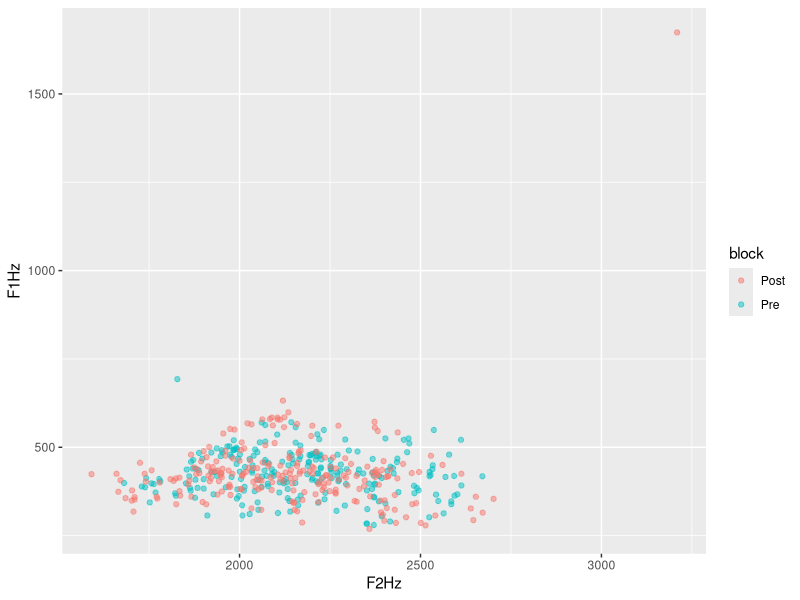
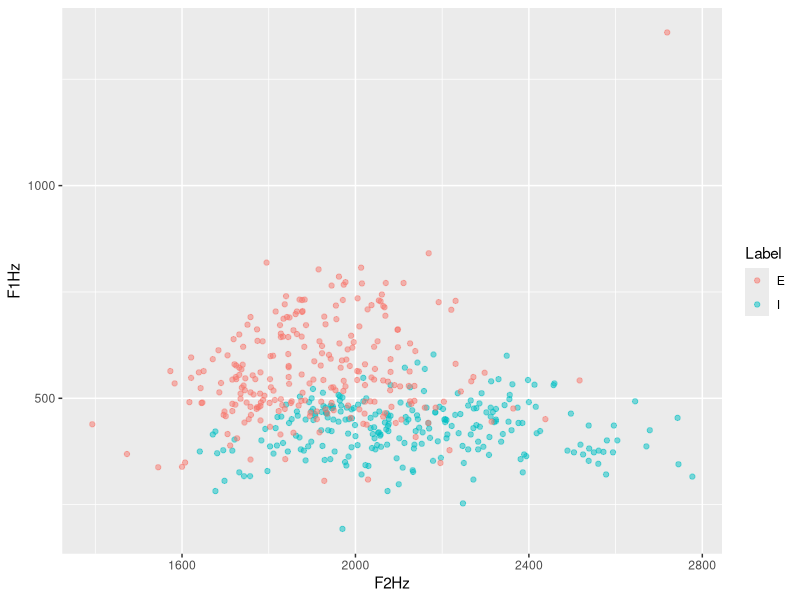
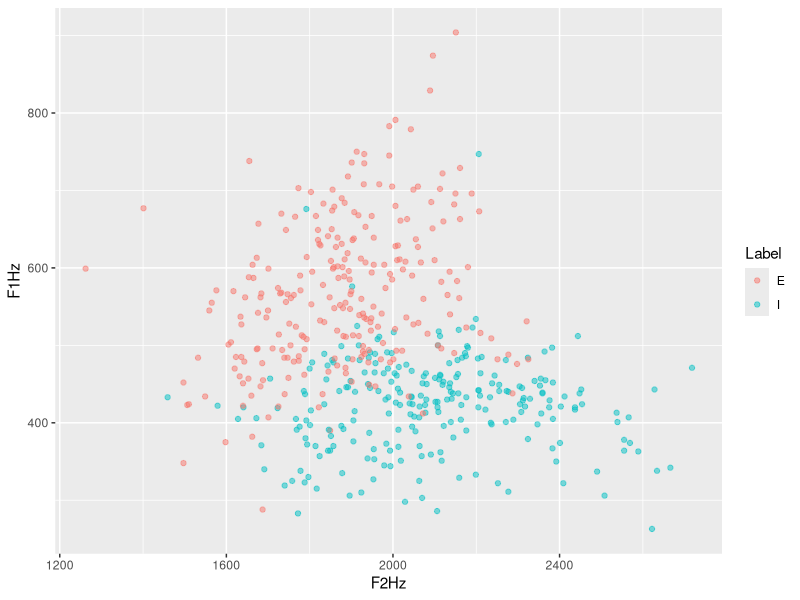
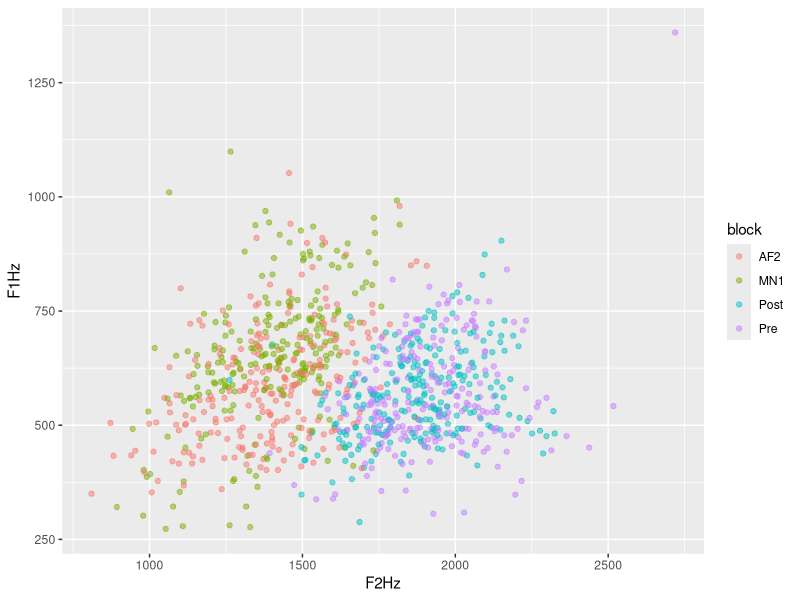
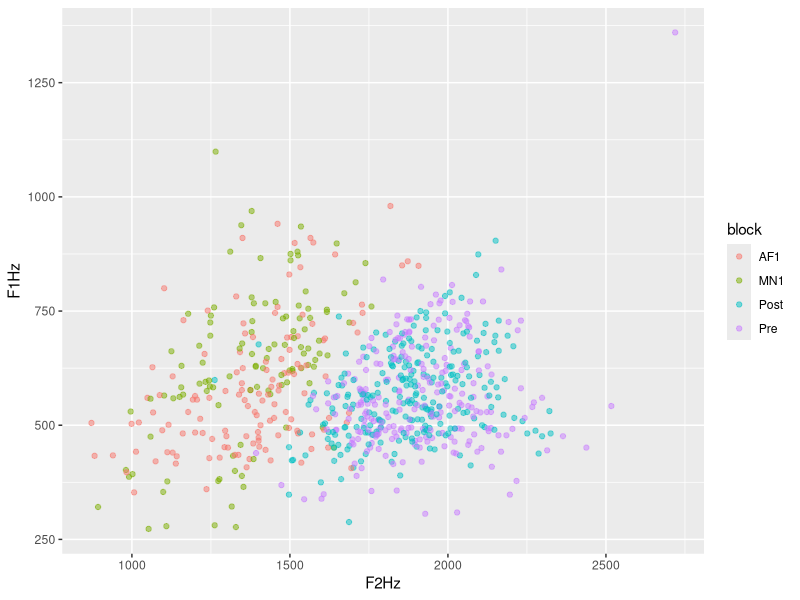
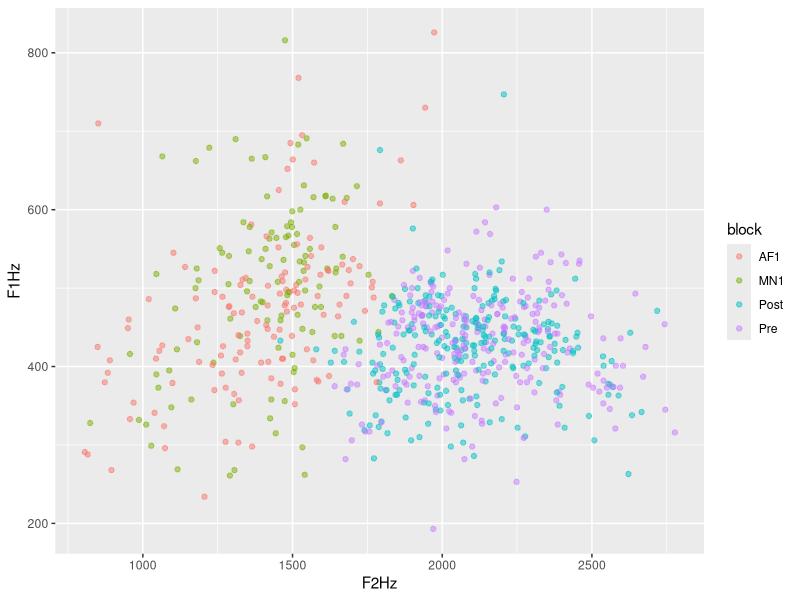
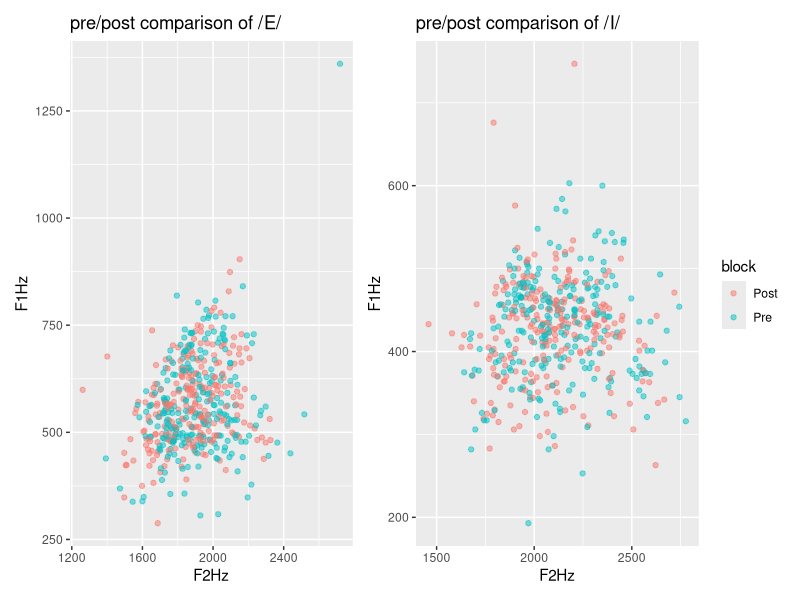

Write R code to recreate these figures, in order. (Note: this script raises an error after producing the figures.)
## ---- chunk 1
library(dplyr)
fi<- read.csv("allFemaleI.csv", header = TRUE, sep = "\t")
fig<- fi |> mutate(gender = c(rep("F", times = nrow(fi))))
  
fe <- read.csv("allFemaleE.csv", header = TRUE, sep = "\t")
feg<- fe |> mutate(gender = c(rep("F", times = nrow(fe))))

mi<- read.csv("allMaleI.csv", header = TRUE, sep = "\t")
  mig<- mi |> mutate(gender = c(rep("M", times = nrow(mi))))

me <- read.csv("allMaleE.csv", header = TRUE, sep = "\t")
meg<- me |> mutate(gender = c(rep("M", times = nrow(me))))

mfie<- rbind(fig, feg, mig, meg)

#extract the fileName column
#fileNames<- rcds |> select(fileName)
#head(fileNames)
## ---- chunk 2
prod <- read.table(text = as.character(mfie$fileName), sep = "_")
head(prod)

### removing the ".wav" from the final column
#```{r}
#library(stringr)
#library(dplyr)
#prod <- prod %>% 
#  mutate(V5 =
#   str_sub(prod$V5, end=-5)
#  )
#head(prod)
## ---- chunk 3
#removing column 1 because it's just "subj"
newcols <- prod %>% 
  select(-V1)
colnames(newcols)

#revert the "Post" and the "seq" for posttest items 
#if v5 = post, v5 = v4, v4 = v5
correctPost <- newcols |> 
  mutate(V51 = ifelse(V5 == "Post", V4, V5),
         V4 = ifelse(V5 == "Post", V5, V4)) |> 
  select(-V5) |> 
  rename("V5" = "V51")

head(correctPost)

#rename new columns accordingly
nc<- correctPost %>% 
  rename("subj" = "V2",
         "word" = "V3",
         "block" = "V4",
         "seq" = "V5")

head(nc)


allcol<- as.data.frame(cbind(mfie$fileName, nc))|> rename("fileName"="mfie$fileName")
colnames(allcol)

df <- full_join(allcol, mfie, by = "fileName") |> rename("F0Hz" = "F0.Hz.", "F1Hz" = "F1.Hz.", "F2Hz" = "F2.Hz.", "F1Bark" = "F1.Bark.", "F2Bark" = "F2.Bark.")

#add column about BB condition

d <- df |> 
   mutate(
    BB = case_when(
      subj == "2" ~ "BB",
      subj == "4" ~ "BB",
      subj == "5" ~ "BB",
      subj == "9" ~ "BB",
      subj == "10" ~ "BB",
      subj == "12" ~ "BB",
      subj == "13" ~ "BB",
      subj == "14" ~ "BB",
      subj == "15" ~ "BB",
      subj == "16" ~ "BB",
      subj == "17" ~ "BB",
      subj == "19" ~ "BB",
      subj == "22" ~ "BB",
      subj == "25" ~ "BB",
      subj == "28" ~ "BB",
      subj == "32" ~ "BB",
      subj == "33" ~ "BB",
      subj == "34" ~ "BB",
      subj == "37" ~ "BB",
      subj == "39" ~ "BB",
      subj == "41" ~ "BB",
      subj == "42" ~ "BB",
      subj == "44" ~ "BB",
      subj == "45" ~ "BB",
      subj == "48" ~ "BB",
      subj == "52" ~ "BB",
      subj == "53" ~ "BB",
      subj == "55" ~ "BB",
      subj == "58" ~ "BB",
      subj == "59" ~ "BB",
      subj == "60" ~ "BB",
      TRUE ~ "NB")
   )

## ---- chunk 4
library(ggplot2)
#NB group pre and post
nbpre<- d |> filter(BB == "NB", block == "Pre", Label == "I")
nbpost <- d |> filter(BB == "NB", block == "Post", Label == "I")
nb <- rbind(nbpre, nbpost)

ggplot(data = nb, aes(x = F2Hz, y = F1Hz, color = block))+
  geom_point(alpha = 0.5)
## ---- chunk 5
#BB group pre and post
bbpre<- d |> filter(BB == "BB", block == "Pre") #, Label == "E")
bbpost <- d |> filter(BB == "BB", block == "Post") #,Label == "E")
bb <- rbind(bbpre, bbpost)

#contrast at pretest for BB group
ggplot(data = bbpre, aes(x = F2Hz, y = F1Hz, color = Label))+
  geom_point(alpha = 0.5)

#contrast at posttest for BB group
ggplot(data = bbpost, aes(x = F2Hz, y = F1Hz, color = Label))+
  geom_point(alpha = 0.5)

## ---- chunk 6
library(ggplot2)
#BB group pretest and test
bbprentest<- d |> filter(BB == "BB", Label == "E")
#nrow(bbprentest)

ggplot(data = bbprentest, aes(x = F2Hz, y = F1Hz, color = block))+
  geom_point(alpha = 0.5)
## ---- chunk 7
d |> count(subj)
## ---- chunk 8

#define a function
#correctBlocks <- function(n) {

mn2subj <- c("2", "3", "5", "6", "8", "9", "10", "12", "15", "17", "19", "26", "30", "31", "33", "35", "38", "40", "42", "43", "46", "48", "50", "51", "52", "53", "54", "56", "58", "60")

db <-  d |> 
  mutate(
    block = case_when(
      subj %in% mn2subj & block == "MN1" ~ "MN2",
      subj %in% mn2subj & block == "AF2" ~ "AF1",
      subj %in% mn2subj & block == "Pre" ~ "Pre",
      subj %in% mn2subj & block == "Post" ~ "Post",
      !(subj %in% mn2subj) & block == "MN1" ~ "MN1",
      !(subj %in% mn2subj) & block == "AF2" ~ "AF2",
      !(subj %in% mn2subj) & block == "Pre" ~ "Pre",
      !(subj %in% mn2subj) & block == "Post" ~ "Post"
    )
    )
#}
## ---- chunk 9
#check if all subjects are coded correctly

db |> filter(block == "MN2") |> count(subj)
## ---- chunk 10
library(ggplot2)
# /E/ in BB group pretest and test
bbprentest<- db |> filter(BB == "BB", Label == "E") |> filter(block == "Pre" | block == "AF1" | block == "MN1" | block == "Post")
#nrow(bbprentest)

ggplot(data = bbprentest, aes(x = F2Hz, y = F1Hz, color = block))+
  geom_point(alpha = 0.5)

# /I/ in BB group pretest and test
bbprentest<- db |> filter(BB == "BB", Label == "I") |> filter(block == "Pre" | block == "AF1" | block == "MN1" | block == "Post")
#nrow(bbprentest)

ggplot(data = bbprentest, aes(x = F2Hz, y = F1Hz, color = block))+
  geom_point(alpha = 0.5)
## ---- chunk 11
#BB group, pre vs post, both phonemes
library(patchwork)
bbprentestE<- db |> filter(BB == "BB", Label == "E") |> filter(block == "Pre" | block == "Post")
bbprentestI<- db |> filter(BB == "BB", Label == "I") |> filter(block == "Pre" | block == "Post")
#nrow(bbprentest)

p1 <- ggplot(data = bbprentestE, aes(x = F2Hz, y = F1Hz, color = block))+
  geom_point(alpha = 0.5) + ggtitle("pre/post comparison of /E/")+theme(legend.position="none")

p2 <- ggplot(data = bbprentestI, aes(x = F2Hz, y = F1Hz, color = block))+
  geom_point(alpha = 0.5)+ ggtitle("pre/post comparison of /I/")

p1 + p2 
## ---- chunk 12
#blocks: pre, AF1, MN1, Post

library(lme4)

af1subj <- c("2", "3", "5", "6", "8", "9", "10", "12", "15", "17", "19", "26", "30", "31", "33", "35", "38", "40", "42", "43", "46", "48", "50", "51", "52", "53", "54", "56", "58", "60")

df <- db |> filter(block == "Pre" | block == "AF1" | block == "MN1" | block == "Post") |> 
  mutate(
    AF = case_when(
      subj %in% af1subj ~ "AF",
      TRUE ~ "MN")) |> mutate(
     block = case_when(
      block == "AF1" ~ "2",
      block == "MN1" ~ "2",
      block == "Pre" ~ "1",
      block == "Post" ~ "4")
   )

write.csv(df, "productionFullTable.csv")

#contrast coding
df$BB <- as.factor(df$BB)
df$BB <- relevel(df$BB, ref = "NB")

df$Label <- as.factor(df$Label)
df$Label <- relevel(df$Label, ref = "I")

df$block <- as.factor(df$block)
df$block <- relevel(df$block, ref = "1")

df$gender <- as.factor(df$gender)
df$gender <- relevel(df$gender, ref = "F")

#model with blocks 1,2,4
f1hzallbl <- lmer(F1Hz ~ block * BB * AF* Label + gender + (1|subj) + (1|word), data = df)
summary(f1hzallbl)
## ---- chunk 13
#effect plots
library (effects)
 eall.f1hzallbl <- predictorEffects(f1hzallbl)
 #plot(eall.f1hzallbl)
 #plot(predictorEffects(f1hzallbl, ~BB))
 #plot(predictorEffects(f1hzallbl, ~block))
 plot(predictorEffects(f1hzallbl, ~Label))
## ---- chunk 14
# BB group, pre vs test, both phonemes

bbprentestE<- df |> filter(BB == "BB", Label == "E") |> filter(block == "1" | block == "2") |> mutate(block = case_when(block == "1" ~ "pretest",
                        block == "2" ~ "test"))
bbprentestI<- df |> filter(BB == "BB", Label == "I") |> filter(block == "1" | block == "2")|> mutate(block = case_when(block == "1" ~ "pretest",
                        block == "2" ~ "test"))
#nrow(bbprentest)

p1 <- ggplot(data = bbprentestE, aes(x = F2Hz, y = F1Hz, color = block))+
  geom_point(alpha = 0.5) + ylim (200, 1500) + ggtitle("bite block effect for /E/")+theme(legend.position="none")

p2 <- ggplot(data = bbprentestI, aes(x = F2Hz, y = F1Hz, color = block))+
  geom_point(alpha = 0.5) + ylim (200, 1500) + ggtitle("bite block effect for /I/")

p1 + p2 
## ---- chunk 15
f2hzallbl <- lmer(F2Hz ~ block * BB * AF* Label + gender + (1|subj) + (1|word), data = df)
summary(f2hzallbl)
## ---- chunk 16
#convert seq as numeric instead of categorical
df$seq <- as.numeric(df$seq)
## ---- chunk 17
#seq as a separate variable
f1hzallblsq1 <- lmer(F1Hz ~ block * BB * AF* Label +  seq + gender + (1|subj) + (1|word), data = df)
summary(f1hzallblsq1)
## ---- chunk 18
#seq as interaction in hertz model
f1hzallblsq <- lmer(F1Hz ~ block * BB * AF* Label * seq + gender + (1|subj) + (1|word), data = df)
summary(f1hzallblsq)
## ---- chunk 19
#try releveling the reference level to BB to check if block4:LabelE:seq is significant
df$BB <- relevel(df$BB, ref = "BB")
f1hzallblsqrl <- lmer(F1Hz ~ block * BB * AF* Label * seq + gender + (1|subj) + (1|word), data = df)
summary(f1hzallblsqrl)
## ---- chunk 20
#bark model with seq
#correct back to NB as reference
df$BB <- relevel(df$BB, ref = "NB")

f1bkallblsq <- lmer(F1Bark ~ block * BB * AF* Label * seq + gender + (1|subj) + (1|word), data = df)
summary(f1bkallblsq)
## ---- chunk 21
#F2 model in bark
f2hzallblsq <- lmer(F2Hz ~ block * BB * AF* Label * seq + gender + (1|subj) + (1|word), data = df)
summary(f2hzallblsq)
## ---- chunk 22
#F2 model in bark
f2bkallblsq <- lmer(F2Bark ~ block * BB * AF* Label * seq + gender + (1|subj) + (1|word), data = df)
summary(f2bkallblsq)
## ---- chunk 23
#model for pretest vs test in order to only plot the interaction effect in pre vs post
prentest <- df |> filter(block == "1" | block == "2")|> mutate(block = case_when(block == "1" ~ "pretest",
                        block == "2" ~ "test"))

f2hzprentest <- lmer(F2Hz ~ block * BB * AF* Label + gender + (1|subj) + (1|word), data = prentest)
#effect plot
library(effects)
plot(effect( "block * BB * AF", f2hzprentest))
## ---- chunk 24
#bark model
f1barkallbl <- lmer(F1Bark ~ block * BB * AF* Label + gender + (1|subj) + (1|word), data = df)
summary(f1barkallbl)
## ---- chunk 25
library(lme4)
f2barkallbl <- lmer(F2Bark ~ block * BB * AF* Label + gender + (1|subj) + (1|word), data = df)
summary(f2barkallbl)
## ---- chunk 26
#in hertz
#reshaping data
library(tidyr)
ridgedf <- df |> filter(block == "2", AF == "AF") |> 
  pivot_longer(
    cols = c("F1Hz","F2Hz"), 
    names_to = "formant", 
    values_to = "Hertz",
  )
head(ridgedf)

library(ggplot2)
library(ggridges)
#define color-blindness-friendly colors
color <- c("#0072B2", "#CC79A7")
ggplot(ridgedf, aes(x = Hertz, y = formant, fill = BB)) +
  geom_density_ridges(alpha = 0.6) +
  theme_ridges() +
  scale_fill_discrete(breaks = c ("F1Hertz","F2Hertz")) +
  scale_fill_manual(values = color)+
  ggtitle("formant values at block 2, for AF condition")
#ggsave("ridgeBlock2AF.png", plot = last_plot(), device = NULL, scale = 1,dpi = 600)
## ---- chunk 27
#reshaping data
library(tidyr)
ridgedf <- df |> filter(block == "2", AF == "AF") |> 
  pivot_longer(
    cols = c("F1Bark","F2Bark"), 
    names_to = "formant", 
    values_to = "Bark",
  )
head(ridgedf)

library(ggplot2)
library(ggridges)
#define color-blindness-friendly colors
color <- c("#0072B2", "#CC79A7")
ggplot(ridgedf, aes(x = Bark, y = formant, fill = BB)) +
  geom_density_ridges(alpha = 0.6) +
  theme_ridges() +
  scale_fill_discrete(breaks = c ("F1Bark","F2Bark")) +
  scale_fill_manual(values = color)+
  ggtitle("formant values at block 2, for AF condition")
#ggsave("ridgeBlock2AFBark.png", plot = last_plot(), device = NULL, scale = 1,dpi = 600)
## ---- chunk 28
#reshaping data
library(tidyr)
ridgedf <- df |> filter(block == "2", AF == "MN") |> 
  pivot_longer(
    cols = c("F1Hz","F2Hz"), 
    names_to = "formant", 
    values_to = "Hertz",
  )
head(ridgedf)

library(ggplot2)
library(ggridges)
#define color-blindness-friendly colors
color <- c("#0072B2", "#CC79A7")
ggplot(ridgedf, aes(x = Hertz, y = formant, fill = BB)) +
  geom_density_ridges(alpha = 0.6) +
  theme_ridges() +
  scale_fill_discrete(breaks = c ("F1Hz","F2Hz")) +
  scale_fill_manual(values = color)+
ggtitle("formant values at block 2, for MN condition")
#ggsave("ridgeBlock2MN.png", plot = last_plot(), device = NULL, scale = 1,dpi = 600)
## ---- chunk 29
#reshaping data
library(tidyr)
ridge4af <- df |> filter(block == "4", AF == "AF") |> 
  pivot_longer(
    cols = c("F1Hz","F2Hz"), 
    names_to = "formant", 
    values_to = "Hertz",
  )
head(ridgedf)

library(ggplot2)
library(ggridges)
#define color-blindness-friendly colors
color <- c("#0072B2", "#CC79A7")
ggplot(ridge4af, aes(x = Hertz, y = formant, fill = BB)) +
  geom_density_ridges(alpha = 0.6) +
  theme_ridges() +
  scale_fill_discrete(breaks = c ("F1Hz","F2Hz")) +
  ggtitle("formant values at block 4, for AF condition")
  scale_fill_manual(values = color)
#ggsave("ridgeBlock4AF.png", plot = last_plot(), device = NULL, scale = 1,dpi = 600)
## ---- chunk 30
#in bark
library(tidyr)
ridge4af <- df |> filter(block == "4", AF == "AF") |> 
  pivot_longer(
    cols = c("F1Bark","F2Bark"), 
    names_to = "formant", 
    values_to = "Bark",
  )
head(ridgedf)

library(ggplot2)
library(ggridges)
#define color-blindness-friendly colors
color <- c("#0072B2", "#CC79A7")
ggplot(ridge4af, aes(x = Bark, y = formant, fill = BB)) +
  geom_density_ridges(alpha = 0.6) +
  theme_ridges() +
  scale_fill_discrete(breaks = c ("F1Bark","F2Bark")) +
  ggtitle("formant values at block 4, for AF condition")
  scale_fill_manual(values = color)
## ---- chunk 31
#reshaping data
library(tidyr)
ridge4mn <- df |> filter(block == "4", AF == "MN") |> 
  pivot_longer(
    cols = c("F1Hz","F2Hz"), 
    names_to = "formant", 
    values_to = "Hertz",
  )
head(ridgedf)

library(ggplot2)
library(ggridges)
#define color-blindness-friendly colors
color <- c("#0072B2", "#CC79A7")
ggplot(ridge4mn, aes(x = Hertz, y = formant, fill = BB)) +
  geom_density_ridges(alpha = 0.6) +
  theme_ridges() +
  scale_fill_discrete(breaks = c ("F1Hz","F2Hz")) +
  ggtitle("formant values at block 4, for MN condition")
  scale_fill_manual(values = color)
#ggsave("ridgeBlock4MN.png", plot = last_plot(), device = NULL, scale = 1,dpi = 600)
## ---- chunk 32
#reshaping data
library(tidyr)
ridge4mn <- df |> filter(block == "4", AF == "MN") |> 
  pivot_longer(
    cols = c("F1Bark","F2Bark"), 
    names_to = "formant", 
    values_to = "Bark",
  )
head(ridgedf)

library(ggplot2)
library(ggridges)
#define color-blindness-friendly colors
color <- c("#0072B2", "#CC79A7")
ggplot(ridge4mn, aes(x = Bark, y = formant, fill = BB)) +
  geom_density_ridges(alpha = 0.6) +
  theme_ridges() +
  scale_fill_discrete(breaks = c ("F1Bark","F2Bark")) +
  ggtitle("formant values at block 4, for MN condition")
  scale_fill_manual(values = color)
## ---- chunk 33
#filter for the pre and post conditions
prepost <- db |> filter(block == "Pre" | block == "Post")

f1hzprepost <- lmer(F1Hz ~ block * BB * block* Label + gender + (1|subj) + (1|word), data = prepost)
summary(f1hzprepost)

f2hzprepost <- lmer(F2Hz ~ block * BB * block* Label + gender + (1|subj) + (1|word), data = prepost)
summary(f2hzprepost)
## ---- chunk 34
#filter for MN1 and AF1, comprare with pretest
bl1 <- db |> filter(block == "Pre" | block == "MN1" | block == "AF1") 
af1subj <- c("2", "3", "5", "6", "8", "9", "10", "12", "15", "17", "19", "26", "30", "31", "33", "35", "38", "40", "42", "43", "46", "48", "50", "51", "52", "53", "54", "56", "58", "60")
bl1af <- bl1 |> mutate(
    AF = case_when(
      subj %in% af1subj ~ "AF",
      TRUE ~ "MN")) |> mutate(
     block = case_when(
      block == "AF1" ~ "2",
      block == "MN1" ~ "2",
      block == "Pre" ~ "1")
   )
      
  


#repeating contrast coding so as to not change results when rerunning this block after running the next block

#contrast coding
bl1af$BB <- as.factor(bl1af$BB)
bl1af$BB <- relevel(bl1af$BB, ref = "NB")

bl1af$Label <- as.factor(bl1af$Label)
bl1af$Label <- relevel(bl1af$Label, ref = "I")

bl1af$block <- as.factor(bl1af$block)
bl1af$block <- relevel(bl1af$block, ref = "1")

bl1af$gender <- as.factor(bl1af$gender)
bl1af$gender <- relevel(bl1af$gender, ref = "F")

f1hzbl1af <- lmer(F1Hz ~ block * BB * AF* Label + gender + (1|subj) + (1|word), data = bl1af)
summary(f1hzbl1af)

f2hzbl1af <- lmer(F2Hz ~ block * BB * AF* Label + gender + (1|subj) + (1|word), data = bl1af)
summary(f2hzbl1af)


dbaf<-  db|> filter(block == "AF1" | block == "Pre") |> filter(Label == "E")

ggplot(data = dbaf, aes(x = F2Hz, y = F1Hz, color = block))+
  geom_point(alpha = 0.5)
## ---- chunk 35
#splitting up MN1 and AF1, compare with pretest respectively
af <- db |> filter(block == "Pre" | block == "AF1")
mn <- db |> filter(block == "Pre" | block == "MN1")

#contrast coding
af$BB <- as.factor(af$BB)
af$BB <- relevel(af$BB, ref = "NB")

af$Label <- as.factor(af$Label)
af$Label <- relevel(af$Label, ref = "I")

af$block <- as.factor(af$block)
af$block <- relevel(af$block, ref = "Pre")

af$gender <- as.factor(af$gender)
af$gender <- relevel(af$gender, ref = "F")

f1hzaf <- lmer(F1Hz ~ block * BB * Label + gender + (1|subj) + (1|word), data = af)
summary(f1hzaf)

mn$BB <- as.factor(mn$BB)
mn$BB <- relevel(mn$BB, ref = "NB")

mn$Label <- as.factor(mn$Label)
mn$Label <- relevel(mn$Label, ref = "I")

mn$block <- as.factor(mn$block)
mn$block <- relevel(mn$block, ref = "Pre")

mn$gender <- as.factor(mn$gender)
mn$gender <- relevel(mn$gender, ref = "F")

f1hzmn <- lmer(F1Hz ~ block * BB * block* Label + gender + (1|subj) + (1|word), data = mn)
summary(f1hzmn)
## ---- chunk 36
#code male as reference level to check whether the BB group have a different F1 at AF1
# (the alternative would be to code the contrast for gender as -0.5/+0.5, which then has the mean of F and M as the reference level. But literature has shown a gender difference in tongue root mobility, so we have reason to distinguish the two)
af$gender <- as.factor(af$gender)
af$gender <- relevel(af$gender, ref = "M")

mn$gender <- as.factor(mn$gender)
mn$gender <- relevel(mn$gender, ref = "M")

f1hzafm <- lmer(F1Hz ~ block * BB * block* Label + gender + (1|subj) + (1|word), data = af)
summary(f1hzafm)

f1hzmnm <- lmer(F1Hz ~ block * BB * block* Label + gender + (1|subj) + (1|word), data = mn)
summary(f1hzmnm)

## ---- chunk 37
#model plot
data_summary <- function(data, varname, groupnames){
  require(plyr)
  summary_func <- function(x, col){
    c(mean = mean(x[[col]], na.rm=TRUE),
      sd = sd(x[[col]], na.rm=TRUE))
  }
  data_sum<-ddply(data, groupnames, .fun=summary_func,
                  varname)
  data_sum <- rename(data_sum, c("mean" = varname))
 return(data_sum)
}


library(ggplot2)
f1i <- af |> filter(Label == "I")

f1e <- af |> filter(Label == "E")

f1ierr <- data_summary(f1i, varname="F1Hz", 
                    groupnames=c("block", "BB"))

f1eerr <- data_summary(f1e, varname="F1Hz", 
                    groupnames=c("block", "BB"))


p1<- ggplot(data=f1i, aes(x=BB, y=F1Hz, fill=block)) +
  geom_bar(stat="identity", position=position_dodge())+
  labs (title = "F1 of /I/ at pre test and test, in AF condition")

p1 + geom_errorbar(data = f1ierr, aes(ymin=F1Hz-sd, ymax=F1Hz+sd), width=.2,
                 position=position_dodge(.9))



p2 <- ggplot(data=f1e, aes(x=BB, y=F1Hz, fill=block)) +
  geom_bar(stat="identity", position=position_dodge())+
  labs (title = "F1 of /E/ at pre test and test, in AF condition")

p2 + geom_errorbar(data = f1eerr, aes(ymin=F1Hz-sd, ymax=F1Hz+sd), width=.2,
                 position=position_dodge(.9))

## ---- chunk 38
#model plot
library(ggplot2)
mni <- mn |> filter(Label == "I")

ggplot(data=mni, aes(x=BB, y=F1Hz, fill=block)) +
  geom_bar(stat="identity", position=position_dodge())+
  labs (title = "F1 of /I/ at pre test and test, in MN condition")

mne <- mn |> filter(Label == "E")

ggplot(data=mne, aes(x=BB, y=F1Hz, fill=block)) +
  geom_bar(stat="identity", position=position_dodge())+
  labs (title = "F1 of /E/ at pre test and test, in MN condition")
## ---- chunk 39
#add in error bars
data_summary <- function(data, varname, groupnames){
  require(plyr)
  summary_func <- function(x, col){
    c(mean = mean(x[[col]], na.rm=TRUE),
      sd = sd(x[[col]], na.rm=TRUE))
  }
  data_sum<-ddply(data, groupnames, .fun=summary_func,
                  varname)
  data_sum <- rename(data_sum, c("mean" = varname))
 return(data_sum)
}


f1ierr <- data_summary(f1i, varname="F1Hz", 
                    groupnames=c("block", "BB"))

f1eerr <- data_summary(f1e, varname="F1Hz", 
                    groupnames=c("block", "BB"))

head(f1ierr)

p <- ggplot(data=f1ierr, aes(x=BB, y=F1Hz, fill=block)) + 
   geom_bar(stat="identity", position=position_dodge()) +
  geom_errorbar(aes(ymin=F1Hz-sd, ymax=F1Hz+sd), width=.2,
                 position=position_dodge(.9))
  
p + scale_fill_brewer(palette="Paired") + theme_minimal()+labs (title = "F1 of /I/ at pre test and test, in AF condition")
## ---- chunk 40
library(effects)

plot(effect( "block * BB * Label", f1hzmn))

plot(effect( "block * BB * Label", f1hzaf))
## ---- chunk 41
#f2 models
af$gender <- as.factor(af$gender)
af$gender <- relevel(af$gender, ref = "F")
f2hzaf <- lmer(F2Hz ~ block * BB * block* Label + gender + (1|subj) + (1|word), data = af)
summary(f2hzaf)

f2hzmn <- lmer(F2Hz ~ block * BB * block* Label + gender + (1|subj) + (1|word), data = mn)
summary(f2hzmn)
## ---- chunk 42
plot(effect( "block * BB * Label", f1hzaf))
## ---- chunk 43
#prepost model
#splitting up MN1 and AF1, compare with pretest respectively
prepost <- db |> filter(block == "Pre" | block == "Post")

#contrast coding
prepost$BB <- as.factor(prepost$BB)
prepost$BB <- relevel(prepost$BB, ref = "NB")

prepost$Label <- as.factor(prepost$Label)
prepost$Label <- relevel(prepost$Label, ref = "I")

prepost$block <- as.factor(prepost$block)
prepost$block <- relevel(prepost$block, ref = "Pre")

prepost$gender <- as.factor(prepost$gender)
prepost$gender <- relevel(prepost$gender, ref = "F")

f1hzpp <- lmer(F1Hz ~ block * BB * Label + gender + (1|subj) + (1|word), data = prepost)
summary(f1hzpp)

f2hzpp <- lmer(F2Hz ~ block * BB * Label + gender + (1|subj) + (1|word), data = prepost)
summary(f2hzpp)
## ---- chunk 44
#plotting the one significant result
plot(effect( "BB * Label", f1hzpp))
## ---- chunk 45
mn2subj <- c("2", "3", "5", "6", "8", "9", "10", "12", "15", "17", "19", "26", "30", "31", "33", "35", "38", "40", "42", "43", "46", "48", "50", "51", "52", "53", "54", "56", "58", "60")
ppaf <- db |> filter(subj %in% mn2subj)|> filter(block == "Pre" | block == "Post")

ppmn <- db |> filter(!subj %in% mn2subj)|> filter(block == "Pre" | block == "Post")


#change df name
ppaf$BB <- as.factor(ppaf$BB)
ppaf$BB <- relevel(ppaf$BB, ref = "NB")

ppaf$Label <- as.factor(ppaf$Label)
ppaf$Label <- relevel(ppaf$Label, ref = "I")

ppaf$block <- as.factor(ppaf$block)
ppaf$block <- relevel(ppaf$block, ref = "Pre")

ppaf$gender <- as.factor(ppaf$gender)
ppaf$gender <- relevel(ppaf$gender, ref = "F")

ppmn$BB <- as.factor(ppmn$BB)
ppmn$BB <- relevel(ppmn$BB, ref = "NB")

ppmn$Label <- as.factor(ppmn$Label)
ppmn$Label <- relevel(ppmn$Label, ref = "I")

ppmn$block <- as.factor(ppmn$block)
ppmn$block <- relevel(ppmn$block, ref = "Pre")

ppmn$gender <- as.factor(ppmn$gender)
ppmn$gender <- relevel(ppmn$gender, ref = "F")

#run lmers 

ppmnf1 <- lmer(F1Hz ~ block * BB * Label + gender + (1|subj) + (1|word), data = ppmn)
summary(ppmnf1)

ppmnf2 <- lmer(F2Hz ~ block * BB * Label + gender + (1|subj) + (1|word), data = ppmn)
summary(ppmnf2)

ppaff1 <- lmer(F1Hz ~ block * BB * Label + gender + (1|subj) + (1|word), data = ppaf)
summary(ppaff1)

ppaff2 <- lmer(F2Hz ~ block * BB * Label + gender + (1|subj) + (1|word), data = ppaf)
summary(ppaff2)
